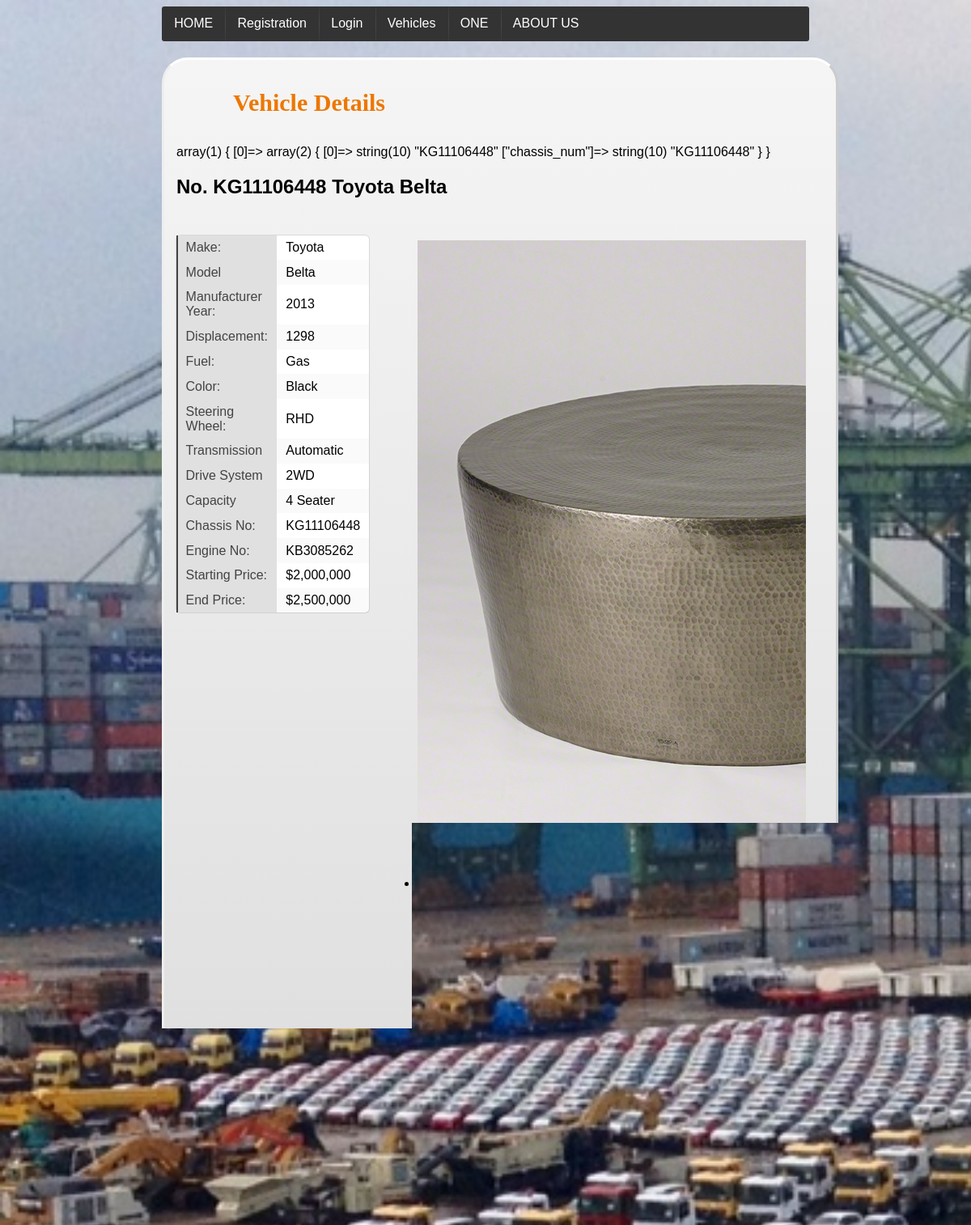
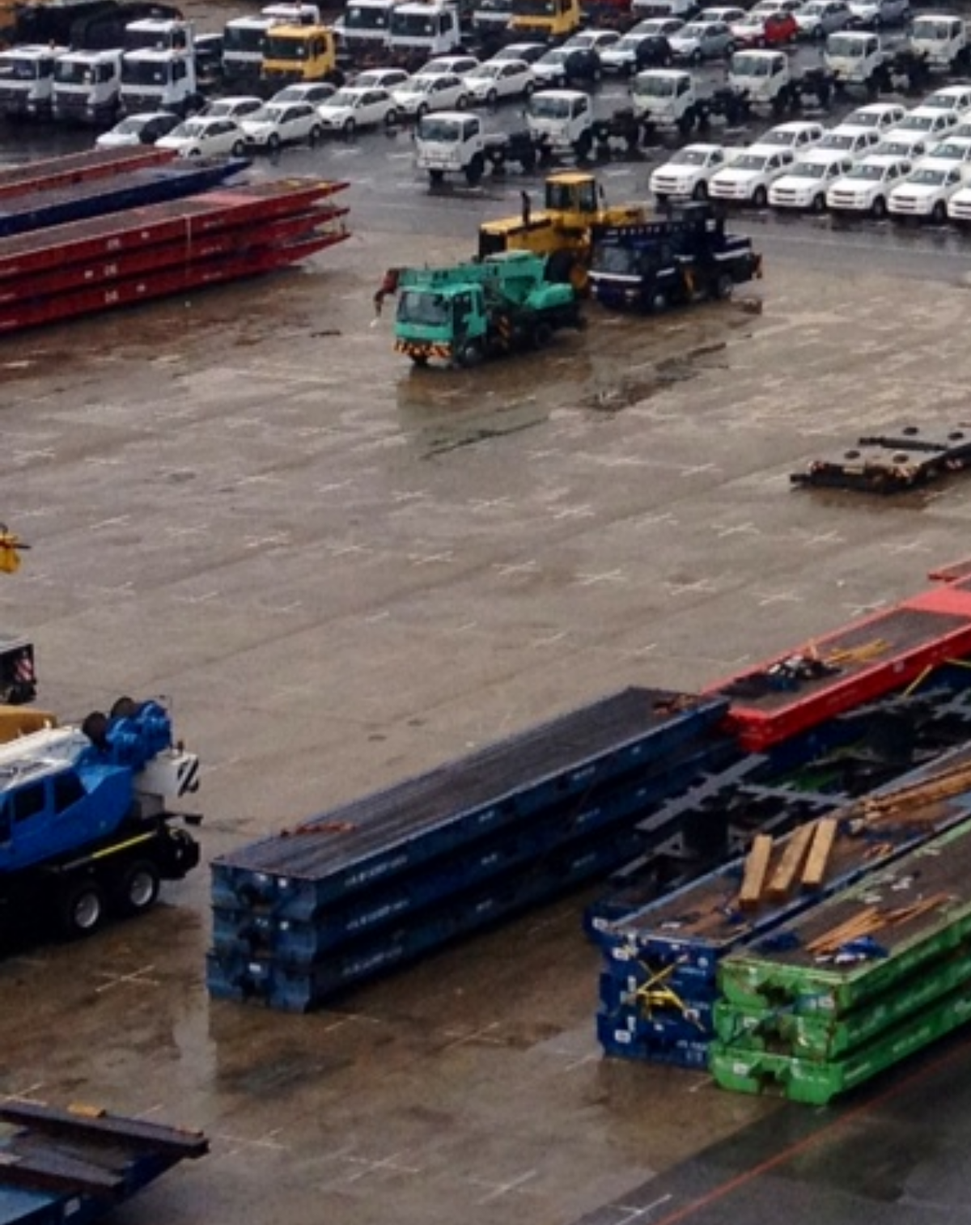
/cashier/search_results.php?bidder_num=28210, run on the app's committed database (2 pictures, top to bottom).
### tables this page shows
CREATE TABLE IF NOT EXISTS `vehicle` (
  `chassis_num` varchar(255) NOT NULL,
  `Make` varchar(255) NOT NULL,
  `model` varchar(233) NOT NULL,
  `year` int(20) NOT NULL,
  `color` varchar(20) NOT NULL,
  `seating` varchar(20) NOT NULL,
  `transmission` varchar(20) NOT NULL,
  `drive_side` varchar(20) NOT NULL,
  `doors` varchar(20) NOT NULL,
  `fuel_type` varchar(20) NOT NULL,
  `cc` varchar(20) NOT NULL,
  `eng_num` varchar(20) NOT NULL,
  PRIMARY KEY (`chassis_num`)
);

CREATE TABLE IF NOT EXISTS `price` (
  `chassis_num` varchar(255) NOT NULL,
  `starting_price` varchar(255) DEFAULT NULL,
  `end_price` varchar(255) DEFAULT NULL,
  PRIMARY KEY (`chassis_num`)
);

CREATE TABLE IF NOT EXISTS `vehicle_images` (
  `chassis_num` varchar(255) NOT NULL,
  `img_url` varchar(255) NOT NULL
);

### vehicles/get_vehicles.php (called while the page is built, shortened)
<?php
function get_details($num)
{
	$mysqli = new mysqli(DBHOST, DBUSER, DBPASSWORD, DBNAME);
	$sql =  "SELECT * FROM vehicle WHERE chassis_num = '$num' ";
	$resultSet = $mysqli->query($sql);
	$result= array();
	if($resultSet!=false)
	{
		while($row = $resultSet->fetch_array())
		{
			array_push($result, $row);
		}
	}
	return $result;
}
function get_price($num)
{
	$mysqli = new mysqli(DBHOST, DBUSER, DBPASSWORD, DBNAME);
	$sql =  "SELECT * FROM price WHERE chassis_num = '$num' ";
	$resultSet = $mysqli->query($sql);
	$result= array();
	if($resultSet!=false)
	{
		while($row = $resultSet->fetch_array())
		{
			array_push($result, $row);
		}
	}
	return $result;
}
function get_images($num)
{
	$mysqli = new mysqli(DBHOST, DBUSER, DBPASSWORD, DBNAME);
	$sql =  "SELECT * FROM vehicle_images WHERE chassis_num = '$num' ";
	$resultSet = $mysqli->query($sql);
	$result= array();
	if($resultSet!=false)
	{
		while($row = $resultSet->fetch_array())
		{
			array_push($result, $row);
		}
	}
	return $result;
}
function get_bidderPayment($num){
	$mysqli = new mysqli(DBHOST, DBUSER, DBPASSWORD, DBNAME);
	$sql =  "SELECT chassis_num FROM successfull_bids WHERE user_id ='$num'";
	$resultSet = $mysqli->query($sql);
	$result= array();
	if($resultSet!=false)
	{
		while($row = $resultSet->fetch_array())
		{
			array_push($result, $row);
		}
	}
	return $result;
}
?>

### cashier/search_results.php (the view, shortened to what this page needs)
<!DOCTYPE html>
<html>
	<?php
		include '../vehicles/get_vehicles.php';
		 include '../configuration/site-header.php';
	?>
    <head>
        <link rel="stylesheet" href="../css/semantic.css" type="text/css" />
        <link rel="stylesheet" href="../css/style.css" type="text/css" />
        <link type="text/css" href="../css/bottom.css" rel="stylesheet" />
    </head>
    <body>
    	<div class="container">
	    	<div class="ui inverted menu">
                <?php if (!isset($_SESSION['user'])): ?>
                    <a class="item" href="http://<?php echo SERVER;?>/auction/">HOME</a></li>
                    <a class="item" href="http://<?php echo SERVER;?>/auction/registration/registration.php">Registration</a>
                    <a class="item" href="http://<?php echo SERVER;?>/auction/login/login.php">Login</a></li>
                    <a class="item" href="http://<?php echo SERVER;?>/auction/vehicles/vehicles.php">Vehicles</a>
                    <a class="item" href="#">ONE</a></li>
                    <a class="item" href="#">ABOUT US</a></li>
                 <?php endif; ?>
            </div>
	        <div class="content">
	        <h1>Vehicle Details</h1>
	        	<?php
	        		$bidder_num = $_GET['bidder_num'];
	        		$all_data = get_bidderPayment($bidder_num);
	        		var_dump($all_data);
	        		$chassis = $all_data[0]['chassis_num'];
	        		$cars = get_details($chassis);
	        		 $images = get_images($chassis);
	        		$price = get_price($chassis);
	        	?>
	        <h2><?php echo 'No.'.' '.$cars[0]['chassis_num'].' '.$cars[0]['Make'].' '.$cars[0]['model'];?></h2>
	        <div class="ui grid">
	        	<div class="ui five wide column">
	        		<div class="vehicle_details">
	        			<table class="ui table segment">
					 	<tbody>
						    <tr>
						      <td class="active">Make: </td>
						      <td ><?php echo $cars[0]['Make'];?></td>
						    </tr>
						    <tr>
						      <td class="active">Model</td>
						      <td><?php echo $cars[0]['model'];?></td>
						    </tr>
						     <tr>
						      <td class="active">Manufacturer Year: </td>
						      <td><?php echo $cars[0]['year'];?></td>
						    </tr>
						    <tr>
						      <td class="active">Displacement:</td>
						      <td><?php echo $cars[0]['cc'];?></td>
						    </tr>
						     <tr>
						      <td class="active">Fuel:</td>
						      <td><?php echo $cars[0]['fuel_type'];?></td>
						    </tr>
						    <tr>
						      <td class="active">Color:</td>
						      <td><?php echo $cars[0]['color'];?></td>
						    </tr>
						    <tr>
						      <td class="active">Steering Wheel:</td>
						      <td><?php echo $cars[0]['drive_side'];?></td>
						    </tr>
						    <tr>
						      <td class="active">Transmission</td>
						      <td><?php echo $cars[0]['transmission'];?></td>
						    </tr>
						     <tr>
						      <td class="active">Drive System</td>
						      <td>2WD</td>
						    </tr>
						     <tr>
						      <td class="active">Capacity</td>
						      <td><?php echo $cars[0]['seating'];?></td>
						    </tr>
						     <tr>
						      <td class="active">Chassis No:</td>
						      <td><?php echo $cars[0]['chassis_num'];?></td>
						    </tr>
						     <tr>
						      <td class="active">Engine No: </td>
						      <td><?php echo $cars[0]['eng_num'];?></td>
						    </tr>
						     <tr>
						      <td class="active">Starting Price: </td>
						      <td><?php echo $price[0]['starting_price'];?></td>
						    </tr>
						    <tr>
						      <td class="active">End Price: </td>
						      <td><?php echo $price[0]['end_price'];?></td>
						    </tr>
						  </tbody>
						</table>
	        		</div>
	        	</div>
	        	<div class="ui nine wide column">
	        		<div class="pikachoose">
							<ul id="pikame" >
								<?php
									foreach ($images as $image) {
									?>
									<li><a href="http://www.pikachoose.com"><img src="<?php echo $image['img_url'];?>"/></a><span>This is an example of the basic theme.</span></li>
								<?php
									}
								?>
							</ul>
						</div>
						<div>
							  <h2>Bidder Info</h2>
								<table class="ui table segment">
					 	<tbody>
						    <tr>
						      <td class="active">Name: </td>
						      <td ><?php echo $user_info[0]['first_name']." ".$user_info[0]['middle_name']." ".$user_info[0]['last_name']; ?></td>
						    </tr>
						    <tr>
						      <td class="active">Address: </td>
						      <td><?php echo $user_info[0]['address']." ".$user_info[0]['parish'];?></td>
						    </tr>
						    <tr>
						      <td class="active">ID Type: </td>
						      <td><?php echo $user_info[0]['id_type'];?></td>
						    </tr>
						     <tr>
						      <td class="active">ID #: </td>
						      <td><?php echo $user_info[0]['id_num'];?></td>
						    </tr>
						     <tr>
						      <td class="active">Bidder ID: </td>
						      <td><?php echo $bidder_num;?></td>
						    </tr>
						  </tbody>
						</table>
							</div>
	        	</div>
	        </div>
	        </div>
		</div>
	</body>
</html>

### css/style.css (style rules this page uses)
html { background-image:url(../img/car_port.jpg); background-repeat: no-repeat; background-size: cover; background-attachment: fixed; }
.menu { background: rgba(0,0,0,.2); }
.container { margin: 0 auto; width: 800px; }
.content { border-style: solid; border-color: #fff #ccc #999 #eee; background: #c1c1c1; background: linear-gradient(#f5f5f5, #c1c1c1); width: 800px; margin:20px auto; padding:15px; -moz-border-radius:3px; -webkit-border-radius:3px; border-top-left-radius:2em; border-top-right-radius:2em; border-bottom-right-radius:2em; border-bottom-left-radius:2em; }
h1 { line-height:1.2em; padding-left: 70px; font-size: 30px; color: #ed7700; height: 50px; font-family: 'YanoneKaffeesatzRegular'; }
.vehicle_details { margin-top: 10px; }

### css/base.css (style rules this page uses)
body { font-family:Helvetica, sans-serif; }
a { color:white; }
.pikachoose { width: 520px; margin: 0 auto;overflow: hidden; }

### data on the page
vehicle: chassis_num "KG11106448", Make "Toyota", model "Belta", year "2013", cc "1298", fuel_type "Gas", color "Black", drive_side "RHD", transmission "Automatic", seating "4 Seater", eng_num "KB3085262"
price: starting_price "$2,000,000", end_price "$2,500,000"
vehicle_images: img_url (picture)
vehicle_images: img_url (picture)
vehicle_images: img_url (picture)

### other printed values
$bidder_num "28210"
